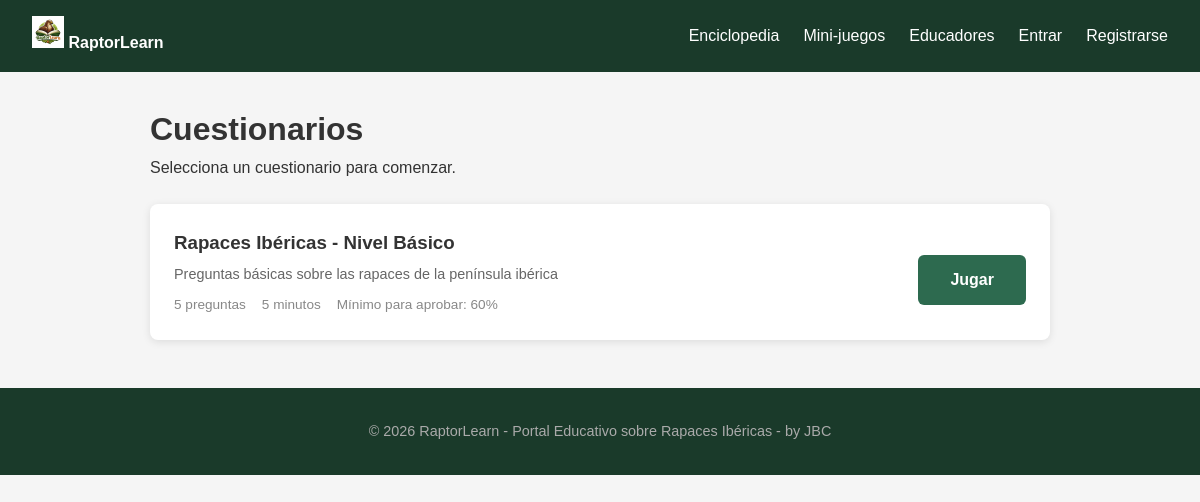
The page /juegos/cuestionarios on the database its author committed.
### tables this page shows
CREATE TABLE cuestionarios (
    id_cuestionario INT AUTO_INCREMENT PRIMARY KEY,
    id_juego INT NOT NULL,
    titulo VARCHAR(200) NOT NULL,
    descripcion TEXT,
    categoria VARCHAR(50),
    numero_preguntas INT NOT NULL,
    tiempo_total INT,  
    puntuacion_minima_aprobar INT,
    FOREIGN KEY (id_juego) REFERENCES juegos(id_juego) ON DELETE CASCADE,
    INDEX idx_categoria (categoria)
);

### core/Controller.php (called while the page is built, shortened)
<?php
abstract class Controller {
    protected function cargarVista(string $vista, array $datos = []): void {
        require_once VIEWS_PATH . '/layouts/main.php';
    }
}

### controllers/JuegosController.php (called while the page is built, shortened)
<?php
require_once ROOT_PATH . '/models/JuegoModel.php';
class JuegosController extends Controller {
    private JuegoModel $modelo;
    public function __construct() {
        $this->modelo = new JuegoModel();
    }
    public function cuestionarios(): void {
        $cuestionarios = $this->modelo->obtenerCuestionariosPorJuego(1);
        $ranking       = $this->modelo->obtenerRanking(1);
        $this->cargarVista('juegos/cuestionarios', [
            'titulo'        => 'Cuestionarios',
            'cuestionarios' => $cuestionarios,
            'ranking'       => $ranking,
        ]);
    }
}

### core/Router.php (called while the page is built, shortened)
<?php
class Router {
    public function despachar(): void {
        $uri = $_SERVER['REQUEST_URI'];
        $base = parse_url(BASE_URL, PHP_URL_PATH);
        $uri = substr($uri, strlen($base));
        $uri = strtok($uri, '?');
        $uri = trim($uri, '/');
        $segmentos = $uri ? explode('/', $uri) : [];
        $accion            = $segmentos[1] ?? 'index';
        $parametro         = $segmentos[2] ?? null;
        $controlador = new $clase();
        $parametro !== null
            ? $controlador->$accion($parametro)
            : $controlador->$accion();
    }
}

### index.php (called while the page is built, shortened)
<?php
require_once __DIR__ . '/config/database.php';
require_once __DIR__ . '/core/Database.php';
require_once __DIR__ . '/core/Model.php';
require_once __DIR__ . '/core/Controller.php';
require_once __DIR__ . '/core/Router.php';
$router = new Router();
$router->despachar();

### core/Database.php (called while the page is built, shortened)
<?php
class Database {
    private static ?PDO $instance = null;
    public static function getInstance(): PDO {
        if (self::$instance === null) {
            $dsn = 'mysql:host=' . DB_HOST
                 . ';port=' . DB_PORT
                 . ';dbname=' . DB_NAME
                 . ';charset=' . DB_CHARSET;
            $opciones = [
                PDO::ATTR_ERRMODE            => PDO::ERRMODE_EXCEPTION,
                PDO::ATTR_DEFAULT_FETCH_MODE => PDO::FETCH_ASSOC,
                PDO::ATTR_EMULATE_PREPARES   => false,
            ];
            try {
                self::$instance = new PDO($dsn, DB_USER, DB_PASS, $opciones);
            } catch (PDOException $e) {
                error_log('Error de conexión: ' . $e->getMessage());
                die('Error: ' . $e->getMessage());
            }
        }
        return self::$instance;
    }
}

### core/Model.php (called while the page is built, shortened)
<?php
abstract class Model {
    public function __construct() {
        $this->db = Database::getInstance();
    }
}

### models/JuegoModel.php (called while the page is built, shortened)
<?php
class JuegoModel extends Model {
    public function obtenerCuestionariosPorJuego(int $idJuego): array {
        $stmt = $this->db->prepare(
            "SELECT * FROM cuestionarios WHERE id_juego = ? ORDER BY titulo"
        );
        $stmt->execute([$idJuego]);
        return $stmt->fetchAll();
    }
}

### views/juegos/cuestionarios.php (the view, shortened to what this page needs)
<div class="juegos-contenedor">
    <h1> Cuestionarios</h1>
    <p>Selecciona un cuestionario para comenzar.</p>
    <div class="cuestionarios-lista">
        <?php foreach ($cuestionarios as $c): ?>
            <div class="cuestionario-tarjeta">
                <div class="cuestionario-info">
                    <h3><?= htmlspecialchars($c['titulo']) ?></h3>
                    <p><?= htmlspecialchars($c['descripcion']) ?></p>
                    <div class="cuestionario-meta">
                        <span> <?= $c['numero_preguntas'] ?> preguntas</span>
                        <span> <?= $c['tiempo_total'] / 60 ?> minutos</span>
                        <span> Mínimo para aprobar: <?= $c['puntuacion_minima_aprobar'] ?>%</span>
                    </div>
                </div>
                <a href="<?= BASE_URL ?>/juegos/jugar/<?= $c['id_cuestionario'] ?>"
                   class="btn-principal">Jugar</a>
            </div>
        <?php endforeach; ?>
    </div>
</div>

### public/css/style.css (style rules this page uses)
* { box-sizing: border-box; margin: 0; padding: 0; }
body { font-family: Arial, sans-serif; font-size: 16px; line-height: 1.6; color: #333; background: #f5f5f5; }
.btn-principal { display: inline-block; margin-top: 1rem; padding: 0.75rem 2rem; background: #2d6a4f; color: white; border-radius: 6px; text-decoration: none; font-weight: bold; transition: background 0.2s; }
.juegos-contenedor { max-width: 900px; margin: 0 auto; }
.cuestionarios-lista { margin-top: 1.5rem; }
.cuestionario-tarjeta { background: white; border-radius: 8px; padding: 1.5rem; box-shadow: 0 2px 8px rgba(0,0,0,0.1); display: flex; justify-content: space-between; align-items: center; margin-bottom: 1rem; gap: 1rem; }
.cuestionario-info h3 { margin-bottom: 0.3rem; }
.cuestionario-info p { color: #666; font-size: 0.9rem; margin-bottom: 0.5rem; }
.cuestionario-meta { display: flex; gap: 1rem; font-size: 0.85rem; color: #888; }

### rows shown on the page
cuestionarios: titulo "Rapaces Ibéricas - Nivel Básico", descripcion "Preguntas básicas sobre las rapaces de la península ibérica", numero_preguntas "5", $c['tiempo_total']/60 "5", puntuacion_minima_aprobar "60"
